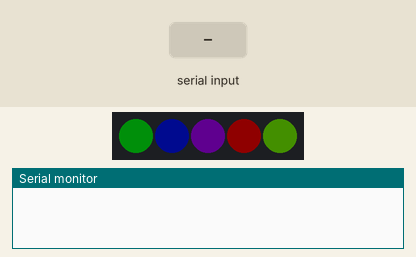
Bench run of a sketch on a simulated Arduino Uno, built with avr-gcc and run on an emulated ATmega328P. Shown: 5 RGB LEDs in strip order, left to right, the last lines printed to the serial monitor. The test bench sets the inputs (shaded band). Dim RGB values are drawn brighter than linear.

Above: at 1.25 s.
1.3 s: "90,45;" received over Serial
At 2.1 s:
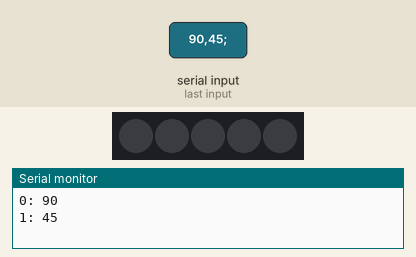
2.8 s: "1;" received over Serial
At 3.1 s:
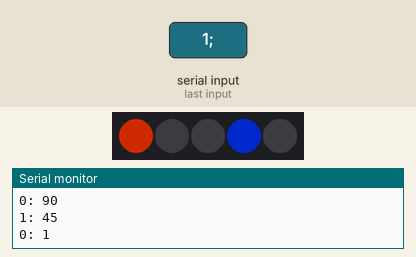
Timing chart, 0 to 5.8 s (numbered marks = the images above; inputs shaded):
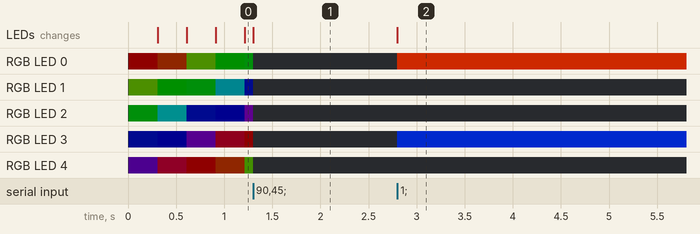

The sketch:

KeyLayoutIndicator2.ino
```cpp
#include <Adafruit_NeoPixel.h>
#define PIN       6
#define NUMPIXELS 5
#define DEBUGSERIAL true
Adafruit_NeoPixel pixels(NUMPIXELS, PIN, NEO_GRB + NEO_KHZ800);
bool connection = false;
int val;
void setup()
{
  Serial.begin(115200);     // вклчюаем общение по UART
  Serial.setTimeout(5);  // задаем время опроса быстрее, чем одна секунда по умолчанию
  pixels.begin();
  pixels.setBrightness(15);
}

void loop() {

  if (Serial.available())  // если пришли данные в порт
  {
    connection = true;  // включаем флаг, что данные приходили.
    char str[30];
    int amount = Serial.readBytesUntil(';', str, 30);
    str[amount] = NULL;


    // достаёт инты из строки и кладёт в int буфер
    int data[10];         // буфер интов
    int count = 0;        // счётчик интов
    char* offset = str;   // указатель для работы
    while (true) {
      data[count++] = atoi(offset); // пишем число в буфер
      offset = strchr(offset, ','); // поиск следующей запятой
      if (offset) offset++;         // если это не NULL - продолжаем
      else break;                   // иначе покидаем цикл
    }
    if (DEBUGSERIAL)
    {
      //выводим инт буфер
      for (int i = 0; i < count; i++) {
        Serial.print(i);
        Serial.print(": ");
        Serial.println(data[i]);
      }
    }
    //вид принимаемой строки: 1,2,3,4,5,6,7;
    //где: 1 - тип параметра, 2 - первый светодиод обращения, 3 - второй светодиод обращения
    //     4 - третий, 5 - четвертый, 6 - пятый, 7 - Brightness
    switch (data[0])
    {
      case 1: // адресная установка светодиодов
        // for (int j = data[1]; j <= data[2]; j++)
        //   pixels.setPixelColor(j, pixels.Color(data[3], data[4], data[5]));
        pixels.clear();
        // pixels.setBrightness(data[6]);
        if (data[1]>0)
          pixels.setPixelColor(0, 255, 50, 0);
        if (data[2]>0)
          pixels.setPixelColor(1, 0, 50, 255);
        if (data[3]>0)
          pixels.setPixelColor(2, 255, 50, 255);
        if (data[4]>0)
          pixels.setPixelColor(3, 0, 50, 255);
        if (data[5]==1)        //язык английский
          pixels.setPixelColor(4, 255, 255, 0);
        else if (data[5]==0)  //русский
          pixels.setPixelColor(4, 0, 255, 50);
        else if (data[5]==2)  //не удалось получить
          pixels.setPixelColor(4, 0, 0, 0);
        pixels.setBrightness(data[6]);
    }
    pixels.show();
  }

  if (!connection)  // если нет входящих данных, показываем спецэффекты
  {
    rainbow(5);
  }
}

void rainbow(int wait) {
  // Hue of first pixel runs 5 complete loops through the color wheel.
  // Color wheel has a range of 65536 but it's OK if we roll over, so
  // just count from 0 to 5*65536. Adding 256 to firstPixelHue each time
  // means we'll make 5*65536/256 = 1280 passes through this outer loop:
  for (long firstPixelHue = 0; firstPixelHue < 5 * 65536; firstPixelHue += 256) {
    for (int i = 0; i < pixels.numPixels(); i++) { // For each pixel in strip...
      // Offset pixel hue by an amount to make one full revolution of the
      // color wheel (range of 65536) along the length of the strip
      // (strip.numPixels() steps):
      int pixelHue = firstPixelHue + (i * 65536L / pixels.numPixels());
      // strip.ColorHSV() can take 1 or 3 arguments: a hue (0 to 65535) or
      // optionally add saturation and value (brightness) (each 0 to 255).
      // Here we're using just the single-argument hue variant. The result
      // is passed through strip.gamma32() to provide 'truer' colors
      // before assigning to each pixel:
      pixels.setPixelColor(i, pixels.gamma32(pixels.ColorHSV(pixelHue)));
    }
    if (Serial.available()) for (int y = 0; y < pixels.numPixels(); y++) pixels.setPixelColor(y, pixels.Color(0, 0, 0)); // если что-то пришло, все гасим
    pixels.show(); // Update strip with new contents
    if (Serial.available()) break; // и прерываем
    delay(wait);  // Pause for a moment
  }
}
```

Measured:
- after the input at 1.3 s, the LEDs: change at once (image 1)
- after the input at 2.8 s, RGB LED 0: off → RGB(111, 22, 0) at once; RGB LED 3: off → RGB(0, 22, 111) at once; the LEDs: change at once (image 2)
